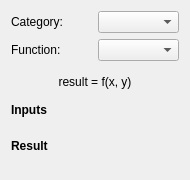
<?xml version="1.0" encoding="UTF-8"?>
<ui version="4.0">
 <class>LinkEquation</class>
 <widget class="QWidget" name="LinkEquation">
  <property name="geometry">
   <rect>
    <x>0</x>
    <y>0</y>
    <width>190</width>
    <height>180</height>
   </rect>
  </property>
  <property name="minimumSize">
   <size>
    <width>0</width>
    <height>0</height>
   </size>
  </property>
  <property name="windowTitle">
   <string>Form</string>
  </property>
  <layout class="QVBoxLayout" name="verticalLayout_2">
   <item>
    <layout class="QGridLayout" name="gridLayout">
     <item row="0" column="0">
      <widget class="QLabel" name="label">
       <property name="text">
        <string>Category:</string>
       </property>
      </widget>
     </item>
     <item row="0" column="1">
      <widget class="QComboBox" name="category">
       <property name="sizeAdjustPolicy">
        <enum>QComboBox::AdjustToMinimumContentsLength</enum>
       </property>
       <property name="minimumContentsLength">
        <number>5</number>
       </property>
      </widget>
     </item>
     <item row="1" column="0">
      <widget class="QLabel" name="label_2">
       <property name="text">
        <string>Function:</string>
       </property>
      </widget>
     </item>
     <item row="1" column="1">
      <widget class="QComboBox" name="function">
       <property name="sizePolicy">
        <sizepolicy hsizetype="Preferred" vsizetype="Fixed">
         <horstretch>0</horstretch>
         <verstretch>0</verstretch>
        </sizepolicy>
       </property>
       <property name="toolTip">
        <string>Select a translation function to use</string>
       </property>
       <property name="sizeAdjustPolicy">
        <enum>QComboBox::AdjustToMinimumContentsLength</enum>
       </property>
       <property name="minimumContentsLength">
        <number>5</number>
       </property>
      </widget>
     </item>
    </layout>
   </item>
   <item>
    <widget class="QLabel" name="info">
     <property name="text">
      <string>result = f(x, y)</string>
     </property>
     <property name="alignment">
      <set>Qt::AlignCenter</set>
     </property>
    </widget>
   </item>
   <item>
    <layout class="QVBoxLayout" name="verticalLayout">
     <item>
      <widget class="QLabel" name="input_label">
       <property name="font">
        <font>
         <weight>75</weight>
         <bold>true</bold>
        </font>
       </property>
       <property name="text">
        <string>Inputs</string>
       </property>
       <property name="alignment">
        <set>Qt::AlignLeading|Qt::AlignLeft|Qt::AlignTop</set>
       </property>
      </widget>
     </item>
     <item>
      <layout class="QVBoxLayout" name="inputs_layout"/>
     </item>
    </layout>
   </item>
   <item>
    <layout class="QVBoxLayout" name="verticalLayout2">
     <item>
      <widget class="QLabel" name="output_label">
       <property name="font">
        <font>
         <weight>75</weight>
         <bold>true</bold>
        </font>
       </property>
       <property name="text">
        <string>Result</string>
       </property>
       <property name="alignment">
        <set>Qt::AlignLeading|Qt::AlignLeft|Qt::AlignTop</set>
       </property>
      </widget>
     </item>
     <item>
      <layout class="QVBoxLayout" name="outputs_layout"/>
     </item>
    </layout>
   </item>
  </layout>
 </widget>
 <resources/>
 <connections/>
</ui>
